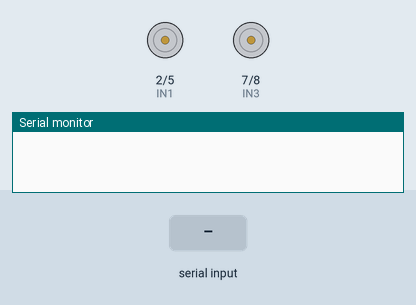
Bench run of a sketch on a simulated Arduino Uno, built with avr-gcc and run on an emulated ATmega328P. On the bench: motor-driver pin pairs drawn as motors (green arrow = first pin HIGH = forward, orange = second pin HIGH = backward, longer = more drive, scaled by the enable pin), the last lines printed to the serial monitor. The inputs (shaded band) are chosen by the test bench.

Above: at 1.2 s.
1.3 s: "w" received over Serial
At 2.25 s:
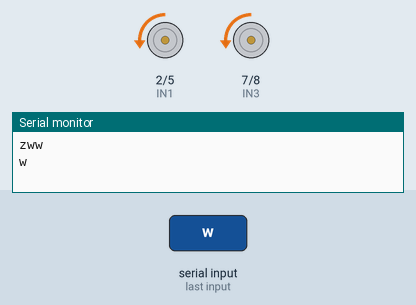
At 4.1 s:
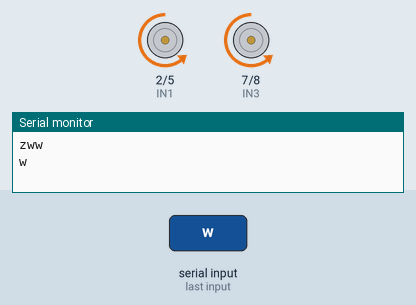
4.3 s: "s" received over Serial
7.3 s: "d" received over Serial
At 10.1 s:
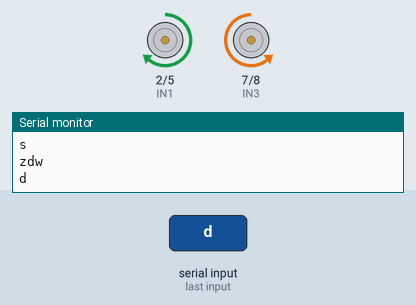
10.3 s: "a" received over Serial
Timing chart, 0 to 14.1 s (numbered marks = the images above; inputs shaded):
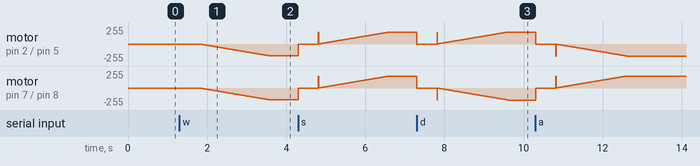

The sketch:

sketch.ino
```cpp
// мотор
const int EN1 = 3; // упр 1-ым enA правое
const int IN1 = 2; // контролер 1 для левого мотора - (певый)
const int IN2 = 5; // контролер 2 для левого мотора

const int EN2 = 6; // упр 1-ым мотором  enB левое
const int IN3 = 7; // управление вторым мотором
const int IN4 = 8;

int i;
char cur_data_port = 'z'; //данные с usb порта
char last_data_port = 'z';

//функции управления мотором

void MotorBrake ()
{
  analogWrite(EN1, 0);
  analogWrite(EN2, 0);
  delay(500);
}

void MotorGo ()
{
  MotorBrake(); //пока так

  digitalWrite (IN2, HIGH);
  digitalWrite (IN1, LOW);
  digitalWrite (IN4, HIGH);
  digitalWrite (IN3, LOW);
  for (i = 0; i < 180; i++)
  {
      analogWrite(EN1, i);
      analogWrite(EN2, i);
      delay(10);
  }
}

void MotorGoesBack ()
{
  MotorBrake();

  digitalWrite (IN2, LOW);
  digitalWrite (IN1, HIGH);
  digitalWrite (IN4, LOW);
  digitalWrite (IN3, HIGH);
  for (i = 0; i <= 180; i++)
  {
      analogWrite(EN1, i);
      analogWrite(EN2, i);
      delay(10);
  }
}

void MotorGoesRight()
{
  MotorBrake();

  // проверить!
  //крутит левое вперед, правое - назад
  digitalWrite (IN2, LOW);
  digitalWrite (IN1, HIGH);

  digitalWrite (IN4, HIGH);
  digitalWrite (IN3, LOW);
  for (i = 0; i <= 180; i++)
  {
    analogWrite(EN1, i);
    analogWrite(EN2, i);
    delay(10);
  }
}

void MotorGoesLeft()
{
  MotorBrake();

  // проверить!
  //крутит левое вперед, правое - назад
  digitalWrite (IN2, HIGH);
  digitalWrite (IN1, LOW);

  digitalWrite (IN4, LOW);
  digitalWrite (IN3, HIGH);
  for (i = 0; i <= 180; i++)
  {
      analogWrite(EN1, i);
      analogWrite(EN2, i);
      delay(10);
  }
}

//------------------------------------------------------------------//
void setup()
{
  //выхода для мотора
//  for (int i=2; i<=8; i++)
//  {
//    pinMode (i, OUTPUT);
//  }
  pinMode (IN4, OUTPUT);
  pinMode (IN3, OUTPUT);
  pinMode (IN2, OUTPUT);
  pinMode (IN1, OUTPUT);
  pinMode (EN2, OUTPUT);
  pinMode (EN1, OUTPUT);

  //usb порт
  Serial.begin(9600); //скорость соединения с com портом
}

// void MotorGo();
// void MotorGoesBack();
// void MotorBrake();
// void MotorGoesRight();
// void MotorGoesLeft();

//---------------------------------------------//
void loop()
{
 if (Serial.available() > 0) // если что-то пришло с com порта
 {
    char cur_data_port = Serial.read();
    Serial.print(last_data_port);
    Serial.print(cur_data_port);
    Serial.println('w');
    if (last_data_port != cur_data_port )
    {
      char last_data_port = cur_data_port;
      switch (cur_data_port) //читаем переменную (по 1 символу) с порта
      {
        case 'w':
        {
          Serial.println(cur_data_port);
          MotorGo();
           break;
        }

        case 's':
        {
          Serial.println(cur_data_port);
          MotorGoesBack();
           break;
        }

        case 'b':
        {
          Serial.println(cur_data_port);
          MotorBrake();
           break;
        }

        case 'd':
        {
          Serial.println(cur_data_port);
          MotorGoesRight();
           break;
        }
        case 'a':
        {
          Serial.println(cur_data_port);
          MotorGoesLeft();
           break;
        }
      }
    }
  }
}
```

Measured:
- after the input at 1.3 s, motor on pin 2 (IN1) / pin 5 (IN2), motor on pin 7 (IN3) / pin 8 (IN4): moves from stopped to backward 179/255 over 1.8 s, starting after 0.51 s
- after the input at 7.3 s, motor on pin 2 (IN1) / pin 5 (IN2): ramps from stopped to forward 180/255 and jumps back, once every 0.52 s
